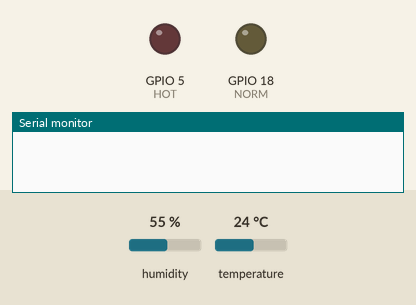
Bench run of a sketch on a simulated ESP32. On the bench: output pins drawn as LEDs (lit = HIGH), the last lines printed to the serial monitor. Inputs (shaded band) come from the test bench; at power-on: humidity 55 %, temperature 24 °C. WiFi joins after 1.5 s; servers stay silent unless stated. At 2.8 s the program puts the board to deep sleep or switches it off; the recording ends there.

Above: at 0.1 s.
At 1.9 s:
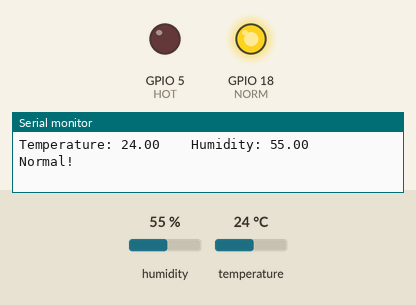
Timing chart, 0 to 2.8 s (numbered marks = the images above):
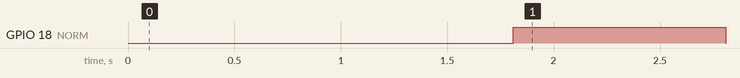

Measured:
- by itself, GPIO 18 (NORM): LOW → HIGH at 1.8 s, → LOW 1.0 s later

The sketch:

Code_Humidity_Temperature.ino
```cpp
#define BLYNK_TEMPLATE_ID "TMPL6coLvjULI"
#define BLYNK_TEMPLATE_NAME "Temperature and Humidity Monitor"
#define BLYNK_AUTH_TOKEN "CkhNTPMO42Yc0kaJYJBfQqzgLz6wBZa3"

#define BLYNK_PRINT Serial
#include <WiFi.h>
#include <BlynkSimpleEsp32.h>
#include <DHT.h>
#include <esp_task_wdt.h>
#include <esp_sleep.h>

char auth[] = BLYNK_AUTH_TOKEN;
char ssid[] = "HotSpot - :D";  // type your wifi name
char pass[] = "aradeahah";  // type your wifi password

int speakerPin = 5;
int speakerPin_1 = 18;

BlynkTimer timer;

#define DHTPIN 19 // Connect Out pin to D2 in NODE MCU
#define HOT 5
#define NORM 18
#define DHTTYPE DHT22
DHT dht(DHTPIN, DHTTYPE);

#define NORMAL_TEMPERATURE_THRESHOLD 27.0
#define HOT_TEMPERATURE_THRESHOLD 27.5

TaskHandle_t BlynkTask;
TaskHandle_t SensorTask;

void BlynkTaskFunction(void *pvParameters) {
  while (1) {
    Blynk.run();
    timer.run();
    vTaskDelay(1);
  }
}

void SensorTaskFunction(void *pvParameters) {
  while (1) {
    sendSensor();
    vTaskDelay(100L); // Adjust the delay according to your needs
  }
}

void sendSensor() {
  pinMode(speakerPin, OUTPUT);
  pinMode(5, OUTPUT);
  pinMode(speakerPin_1, OUTPUT);
  pinMode(18, OUTPUT);

  float h = dht.readHumidity();
  float t = dht.readTemperature(); // or dht.readTemperature(true) for Fahrenheit

  if (isnan(h) || isnan(t)) {
    Serial.println("Failed to read from DHT sensor!");
    return;
  }

  // You can send any value at any time.
  // Please don't send more than 10 values per second.
  Blynk.virtualWrite(V0, t);
  Blynk.virtualWrite(V1, h);
  Serial.print("Temperature: ");
  Serial.print(t);
  Serial.print("    Humidity: ");
  Serial.println(h);

  if (t <= NORMAL_TEMPERATURE_THRESHOLD) {
    Serial.println("Normal!");
    digitalWrite(NORM, HIGH);
    digitalWrite(speakerPin_1, HIGH);
    delay(1000);
    digitalWrite(speakerPin_1, LOW);
    digitalWrite(NORM, LOW);
  }

  if (t >= HOT_TEMPERATURE_THRESHOLD) {
    Serial.println("Too hot!");
    digitalWrite(HOT, HIGH);
    digitalWrite(speakerPin, HIGH);
    delay(1000);
    digitalWrite(speakerPin, LOW);
    digitalWrite(HOT, LOW);
  } else if (t >= NORMAL_TEMPERATURE_THRESHOLD) {
    digitalWrite(speakerPin_1, HIGH);
    delay(1000);
    digitalWrite(speakerPin_1, LOW);
  }

  // Put the ESP32 into deep sleep mode for 3 seconds
  esp_sleep_enable_timer_wakeup(3000000);
  esp_deep_sleep_start();
}

void setup() {
  Serial.begin(115200);
  Blynk.begin(auth, ssid, pass);
  dht.begin();

  pinMode(speakerPin, OUTPUT);
  pinMode(5, OUTPUT);
  pinMode(speakerPin_1, OUTPUT);
  pinMode(18, OUTPUT);

  xTaskCreatePinnedToCore(BlynkTaskFunction, "BlynkTask", 4096, NULL, 1, &BlynkTask, 1);
  xTaskCreatePinnedToCore(SensorTaskFunction, "SensorTask", 4096, NULL, 1, &SensorTask, 0);

  timer.setInterval(100L, sendSensor);
}

void loop() {
  // This loop should be empty, as tasks are handling the functionality
}
```
